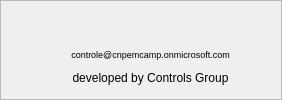
    <widget class="QFrame" name="frame_3">
     <property name="frameShape">
      <enum>QFrame::StyledPanel</enum>
     </property>
     <property name="frameShadow">
      <enum>QFrame::Raised</enum>
     </property>
     <layout class="QGridLayout" name="gridLayout_3">
      <item row="0" column="1" rowspan="3">
       <widget class="QLabel" name="label_lnls"/>
      </item>
      <item row="1" column="4">
       <widget class="QLabel" name="label_294">
        <property name="maximumSize">
         <size>
          <width>16777215</width>
          <height>15</height>
         </size>
        </property>
        <property name="palette">
         <palette>
          <active>
           <colorrole role="WindowText">
            <brush brushstyle="SolidPattern">
             <color alpha="255">
              <red>0</red>
              <green>0</green>
              <blue>255</blue>
             </color>
            </brush>
           </colorrole>
           <colorrole role="Button">
            <brush brushstyle="SolidPattern">
             <color alpha="255">
              <red>239</red>
              <green>235</green>
              <blue>231</blue>
             </color>
            </brush>
           </colorrole>
           <colorrole role="Light">
            <brush brushstyle="SolidPattern">
             <color alpha="255">
              <red>255</red>
              <green>255</green>
              <blue>255</blue>
             </color>
            </brush>
           </colorrole>
           <colorrole role="Midlight">
            <brush brushstyle="SolidPattern">
             <color alpha="255">
              <red>247</red>
              <green>245</green>
              <blue>243</blue>
             </color>
            </brush>
           </colorrole>
           <colorrole role="Dark">
            <brush brushstyle="SolidPattern">
             <color alpha="255">
              <red>119</red>
              <green>117</green>
              <blue>115</blue>
             </color>
            </brush>
           </colorrole>
           <colorrole role="Mid">
            <brush brushstyle="SolidPattern">
             <color alpha="255">
              <red>159</red>
              <green>157</green>
              <blue>154</blue>
             </color>
            </brush>
           </colorrole>
           <colorrole role="BrightText">
            <brush brushstyle="SolidPattern">
             <color alpha="255">
              <red>255</red>
              <green>255</green>
              <blue>255</blue>
             </color>
            </brush>
           </colorrole>
           <colorrole role="ButtonText">
            <brush brushstyle="SolidPattern">
             <color alpha="255">
              <red>0</red>
              <green>0</green>
              <blue>0</blue>
             </color>
            </brush>
           </colorrole>
           <colorrole role="Base">
            <brush brushstyle="SolidPattern">
             <color alpha="255">
              <red>255</red>
              <green>255</green>
              <blue>255</blue>
             </color>
            </brush>
           </colorrole>
           <colorrole role="Window">
            <brush brushstyle="SolidPattern">
             <color alpha="255">
              <red>239</red>
              <green>235</green>
              <blue>231</blue>
             </color>
            </brush>
           </colorrole>
           <colorrole role="Shadow">
            <brush brushstyle="SolidPattern">
             <color alpha="255">
              <red>0</red>
              <green>0</green>
              <blue>0</blue>
             </color>
            </brush>
           </colorrole>
           <colorrole role="AlternateBase">
            <brush brushstyle="SolidPattern">
             <color alpha="255">
              <red>247</red>
              <green>245</green>
              <blue>243</blue>
             </color>
            </brush>
           </colorrole>
           <colorrole role="ToolTipBase">
            <brush brushstyle="SolidPattern">
             <color alpha="255">
              <red>255</red>
              <green>255</green>
              <blue>220</blue>
             </color>
            </brush>
           </colorrole>
           <colorrole role="ToolTipText">
            <brush brushstyle="SolidPattern">
             <color alpha="255">
              <red>0</red>
              <green>0</green>
              <blue>0</blue>
             </color>
            </brush>
           </colorrole>
          </active>
          <inactive>
           <colorrole role="WindowText">
            <brush brushstyle="SolidPattern">
             <color alpha="255">
              <red>0</red>
              <green>0</green>
              <blue>0</blue>
             </color>
            </brush>
           </colorrole>
           <colorrole role="Button">
            <brush brushstyle="SolidPattern">
             <color alpha="255">
              <red>239</red>
              <green>235</green>
              <blue>231</blue>
             </color>
            </brush>
           </colorrole>
           <colorrole role="Light">
            <brush brushstyle="SolidPattern">
             <color alpha="255">
              <red>255</red>
              <green>255</green>
              <blue>255</blue>
             </color>
            </brush>
           </colorrole>
           <colorrole role="Midlight">
            <brush brushstyle="SolidPattern">
             <color alpha="255">
              <red>247</red>
              <green>245</green>
              <blue>243</blue>
             </color>
            </brush>
           </colorrole>
           <colorrole role="Dark">
            <brush brushstyle="SolidPattern">
             <color alpha="255">
              <red>119</red>
              <green>117</green>
              <blue>115</blue>
             </color>
            </brush>
           </colorrole>
           <colorrole role="Mid">
            <brush brushstyle="SolidPattern">
             <color alpha="255">
              <red>159</red>
              <green>157</green>
              <blue>154</blue>
             </color>
            </brush>
           </colorrole>
           <colorrole role="BrightText">
            <brush brushstyle="SolidPattern">
             <color alpha="255">
              <red>255</red>
              <green>255</green>
              <blue>255</blue>
             </color>
            </brush>
           </colorrole>
           <colorrole role="ButtonText">
            <brush brushstyle="SolidPattern">
             <color alpha="255">
              <red>0</red>
              <green>0</green>
              <blue>0</blue>
             </color>
            </brush>
           </colorrole>
           <colorrole role="Base">
            <brush brushstyle="SolidPattern">
             <color alpha="255">
              <red>255</red>
              <green>255</green>
              <blue>255</blue>
             </color>
            </brush>
           </colorrole>
           <colorrole role="Window">
            <brush brushstyle="SolidPattern">
             <color alpha="255">
              <red>239</red>
              <green>235</green>
              <blue>231</blue>
             </color>
            </brush>
           </colorrole>
           <colorrole role="Shadow">
            <brush brushstyle="SolidPattern">
             <color alpha="255">
              <red>0</red>
              <green>0</green>
              <blue>0</blue>
             </color>
            </brush>
           </colorrole>
           <colorrole role="AlternateBase">
            <brush brushstyle="SolidPattern">
             <color alpha="255">
              <red>247</red>
              <green>245</green>
              <blue>243</blue>
             </color>
            </brush>
           </colorrole>
           <colorrole role="ToolTipBase">
            <brush brushstyle="SolidPattern">
             <color alpha="255">
              <red>255</red>
              <green>255</green>
              <blue>220</blue>
             </color>
            </brush>
           </colorrole>
           <colorrole role="ToolTipText">
            <brush brushstyle="SolidPattern">
             <color alpha="255">
              <red>0</red>
              <green>0</green>
              <blue>0</blue>
             </color>
            </brush>
           </colorrole>
          </inactive>
          <disabled>
           <colorrole role="WindowText">
            <brush brushstyle="SolidPattern">
             <color alpha="255">
              <red>119</red>
              <green>117</green>
              <blue>115</blue>
             </color>
            </brush>
           </colorrole>
           <colorrole role="Button">
            <brush brushstyle="SolidPattern">
             <color alpha="255">
              <red>239</red>
              <green>235</green>
              <blue>231</blue>
             </color>
            </brush>
           </colorrole>
           <colorrole role="Light">
            <brush brushstyle="SolidPattern">
             <color alpha="255">
              <red>255</red>
              <green>255</green>
              <blue>255</blue>
             </color>
            </brush>
           </colorrole>
           <colorrole role="Midlight">
            <brush brushstyle="SolidPattern">
             <color alpha="255">
              <red>247</red>
              <green>245</green>
              <blue>243</blue>
             </color>
            </brush>
           </colorrole>
           <colorrole role="Dark">
            <brush brushstyle="SolidPattern">
             <color alpha="255">
              <red>119</red>
              <green>117</green>
              <blue>115</blue>
             </color>
            </brush>
           </colorrole>
           <colorrole role="Mid">
            <brush brushstyle="SolidPattern">
             <color alpha="255">
              <red>159</red>
              <green>157</green>
              <blue>154</blue>
             </color>
            </brush>
           </colorrole>
           <colorrole role="BrightText">
            <brush brushstyle="SolidPattern">
             <color alpha="255">
              <red>255</red>
              <green>255</green>
              <blue>255</blue>
             </color>
            </brush>
           </colorrole>
           <colorrole role="ButtonText">
            <brush brushstyle="SolidPattern">
             <color alpha="255">
              <red>119</red>
              <green>117</green>
              <blue>115</blue>
             </color>
            </brush>
           </colorrole>
           <colorrole role="Base">
            <brush brushstyle="SolidPattern">
             <color alpha="255">
              <red>239</red>
              <green>235</green>
              <blue>231</blue>
             </color>
            </brush>
           </colorrole>
           <colorrole role="Window">
            <brush brushstyle="SolidPattern">
             <color alpha="255">
              <red>239</red>
              <green>235</green>
              <blue>231</blue>
             </color>
            </brush>
           </colorrole>
           <colorrole role="Shadow">
            <brush brushstyle="SolidPattern">
             <color alpha="255">
              <red>0</red>
              <green>0</green>
              <blue>0</blue>
             </color>
            </brush>
           </colorrole>
           <colorrole role="AlternateBase">
            <brush brushstyle="SolidPattern">
             <color alpha="255">
              <red>239</red>
              <green>235</green>
              <blue>231</blue>
             </color>
            </brush>
           </colorrole>
           <colorrole role="ToolTipBase">
            <brush brushstyle="SolidPattern">
             <color alpha="255">
              <red>255</red>
              <green>255</green>
              <blue>220</blue>
             </color>
            </brush>
           </colorrole>
           <colorrole role="ToolTipText">
            <brush brushstyle="SolidPattern">
             <color alpha="255">
              <red>0</red>
              <green>0</green>
              <blue>0</blue>
             </color>
            </brush>
           </colorrole>
          </disabled>
         </palette>
        </property>
        <property name="font">
         <font>
          <pointsize>7</pointsize>
         </font>
        </property>
        <property name="text">
         <string>controle@cnpemcamp.onmicrosoft.com</string>
        </property>
        <property name="alignment">
         <set>Qt::AlignCenter</set>
        </property>
       </widget>
      </item>
      <item row="2" column="4">
       <widget class="QLabel" name="label_296">
        <property name="maximumSize">
         <size>
          <width>16777215</width>
          <height>20</height>
         </size>
        </property>
        <property name="text">
         <string>developed by Controls Group</string>
        </property>
        <property name="alignment">
         <set>Qt::AlignCenter</set>
        </property>
       </widget>
      </item>
      <item row="0" column="5">
       <spacer name="horizontalSpacer">
        <property name="orientation">
         <enum>Qt::Horizontal</enum>
        </property>
        <property name="sizeHint" stdset="0">
         <size>
          <width>40</width>
          <height>20</height>
         </size>
        </property>
       </spacer>
      </item>
      <item row="0" column="3" colspan="2">
       <widget class="QLabel" name="label_cnpem"/>
      </item>
      <item row="0" column="0">
       <spacer name="horizontalSpacer_2">
        <property name="orientation">
         <enum>Qt::Horizontal</enum>
        </property>
        <property name="sizeHint" stdset="0">
         <size>
          <width>40</width>
          <height>20</height>
         </size>
        </property>
       </spacer>
      </item>
     </layout>
    </widget>
